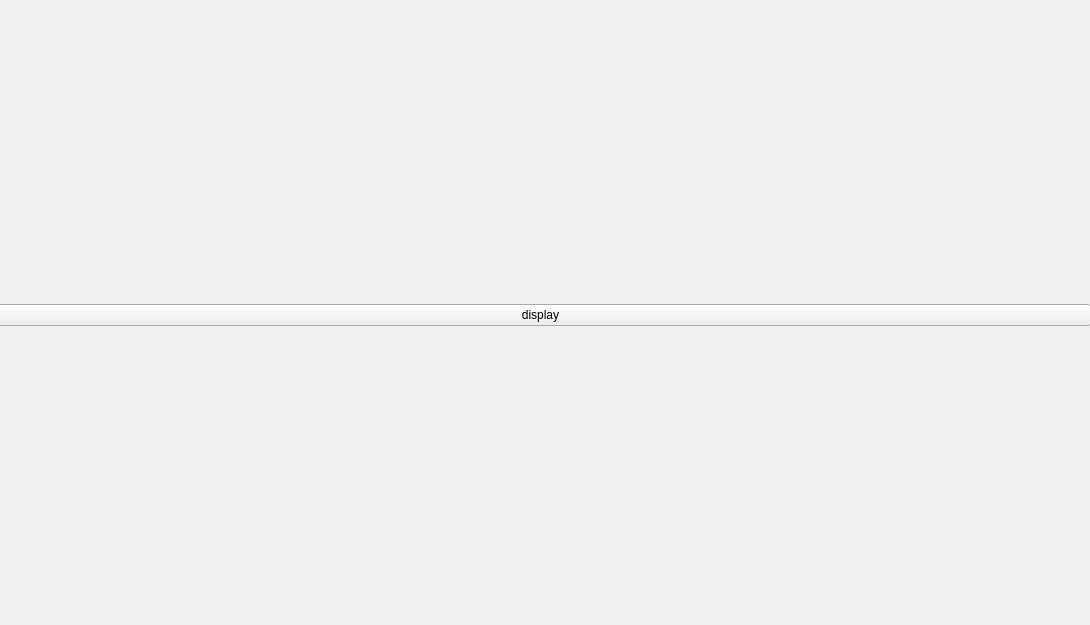
<?xml version="1.0" encoding="UTF-8"?>
<ui version="4.0">
 <class>RoMap</class>
 <widget class="QWidget" name="RoMap">
  <property name="geometry">
   <rect>
    <x>0</x>
    <y>0</y>
    <width>1090</width>
    <height>625</height>
   </rect>
  </property>
  <property name="windowTitle">
   <string>Form</string>
  </property>
  <widget class="QWidget" name="">
   <property name="geometry">
    <rect>
     <x>-10</x>
     <y>0</y>
     <width>1101</width>
     <height>631</height>
    </rect>
   </property>
   <layout class="QVBoxLayout" name="verticalLayout">
    <item>
     <widget class="QPushButton" name="btn_display">
      <property name="text">
       <string>display</string>
      </property>
     </widget>
    </item>
   </layout>
  </widget>
 </widget>
 <resources/>
 <connections/>
</ui>
